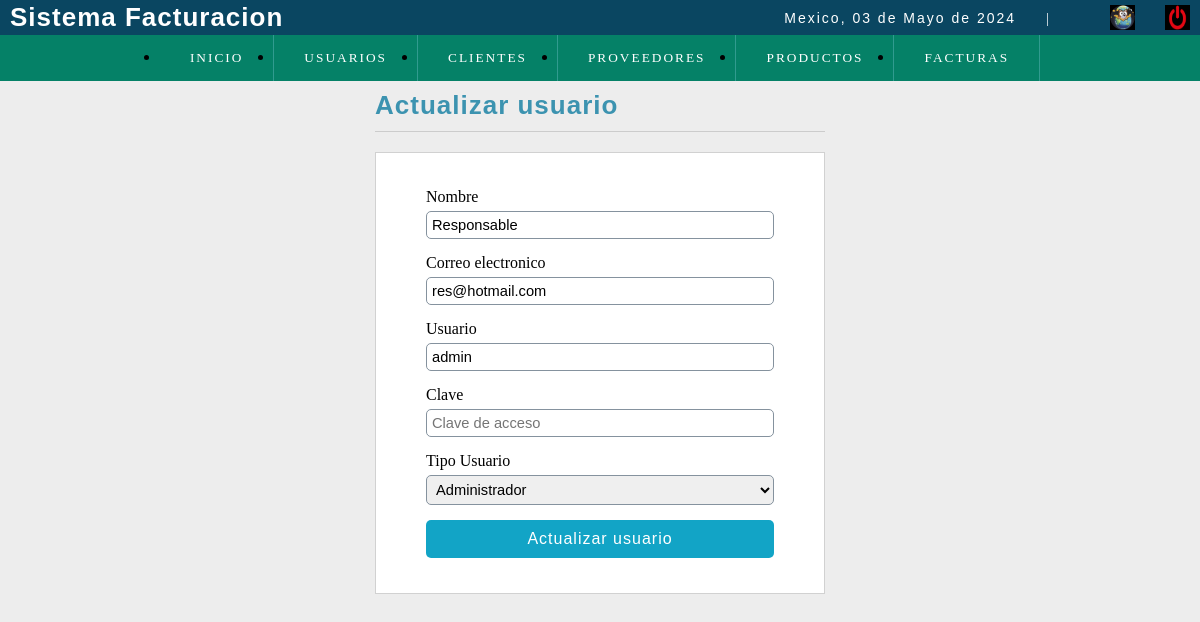
Screenshot of /facturacion/sistema/editar_usuario.php?id=1 with the database file from the repository.
### tables this page shows
CREATE TABLE `usuario` (
  `idusuario` int(11) NOT NULL,
  `nombre` varchar(50) DEFAULT NULL,
  `correo` varchar(30) DEFAULT NULL,
  `usuario` varchar(15) DEFAULT NULL,
  `clave` varchar(100) DEFAULT NULL,
  `rol` int(11) DEFAULT NULL,
  `estatus` int(11) NOT NULL DEFAULT 1
);

CREATE TABLE `rol` (
  `idrol` int(11) NOT NULL,
  `rol` varchar(20) DEFAULT NULL
);

### facturacion/sistema/editar_usuario.php (the view, shortened to what this page needs)
<?php
include "../conexion.php";
$iduser=$_GET['id'];
$sql=mysqli_query($conection,"SELECT u.idusuario, u.nombre, u.correo, u.usuario, (u.rol) as idrol, (r.rol) as rol
                                FROM usuario u
                                INNER JOIN rol r
                                on u.rol=r.idrol
                                WHERE idusuario=$iduser");
$result_sql=mysqli_num_rows($sql);
if($result_sql==0){
    header('Location: lista_usuarios.php');
}else{
    $option='';
    while($data=mysqli_fetch_array($sql)){
        $nombre=$data['nombre'];
        $correo=$data['correo'];
        $usuario=$data['usuario'];
        $rol=$data['rol'];
        if($idrol=1){
            $option='<option value="'.$idrol.'" select>'.$rol.'</option>';
        }else if($idrol==2){
            $option='<option value="'.$idrol.'"select>'.$rol.'</option>';
        }else if($idrol==3){
            $option='<option value="'.$idrol.'"select>'.$rol.'</option>';
        }
    }
}
?>
<!DOCTYPE html>
<html lang="en">
<head>
    <?php include "includes/scripts.php"; ?>
</head>
<body>
   <?php include "includes/header.php"; ?>
    <section id="container">
        <div class="form_register">
            <h1>Actualizar usuario</h1>
            <hr>
            <form action="" method="post">
                <label for="nombre">Nombre</label>
                <input type="text" name="nombre" id="nombre" placeholder="Nombre Completo" value="<?php echo $nombre; ?>">
                <label for="correo">Correo electronico</label>
                <input type="email" name="correo" id="correo" placeholder="Correo electronico" value="<?php echo $correo; ?>">
                <label for="usuario">Usuario</label>
                <input type="text" name="usuario" id="usuario" placeholder="Usuario" value="<?php echo $usuario; ?>">
                <label for="clave">Clave</label>
                <input type="password" name="clave" id="clave" placeholder="Clave de acceso">
                <label for="rol">Tipo Usuario</label>
                <select name="rol" id="rol" class="notItemOne">
                    <?php
                    echo $option;
                    ?>
                </select>
                <input type="submit" value="Actualizar usuario" class="btn_save">
            </form>
        </div>
    </section>
</body>
</html>

### facturacion/sistema/js/css/style3.css (style rules this page uses)
* { margin: 0; padding: 0; box-sizing: border-box; }
body { background: #ededed; }
h1,h2,h3,h4,h5,h6 { font-family: 'arial'; font-weight: bold; letter-spacing: 1px; }
h1 { font-size: 26px; }
#container { padding: 90px 15px 15px; }
.form_register { width: 450px; margin: auto; }
.form_register h1 { color: #3c93b0; }
hr { border: 0; background: #CCC; height: 1px; margin: 10px 0; display: block; }
form { background: #FFF; margin: auto; padding: 20px 50px; border: 1px solid #d1d1d1; }
label { display: block; font-size: 12pt; font-family: 'GothamBook'; margin: 15px auto 5px auto; }
input,select { display: block; width: 100%; font-size: 11pt; padding: 5px; border: 1px solid #85929e; border-radius: 5px; }
.notItemOne option:first-child { display: none; }
.btn_save { font-size: 12pt; background: #12a4c6; padding: 10px; color: #FFF; letter-spacing: 1px; border: 0; cursor: pointer; margin: 15px auto; }

### rows the page displays
usuario: nombre "Responsable", correo "res@hotmail.com", usuario "admin", rol "Administrador"

### other values shown
fechaC() "03 de Mayo de 2024"
